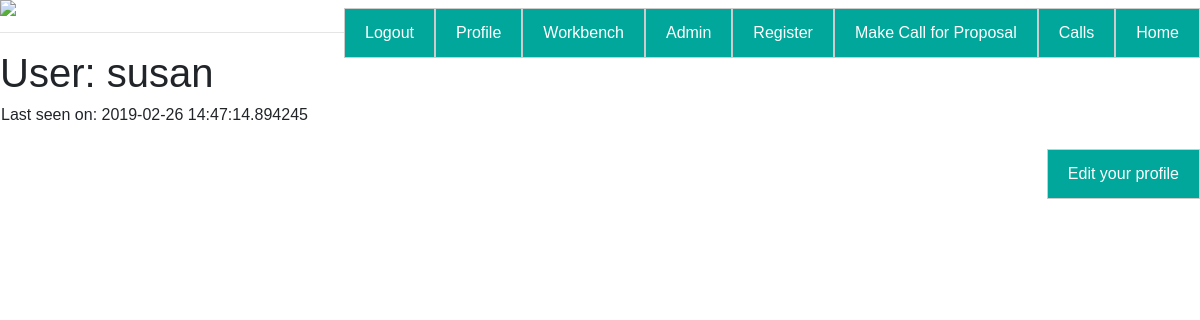
The page /profile/susan (signed in) on the database as committed earlier.
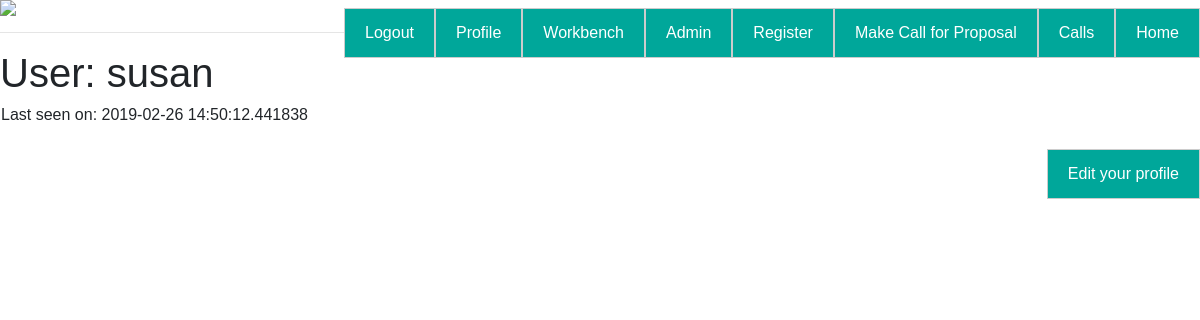
The same page on the database as committed later.
### app/models.py (models this page shows, shortened)
class User(db.Model, UserMixin):
    id = db.Column(db.Integer, primary_key=True)
    username = db.Column(db.String(64), index=True, unique=True)
    email = db.Column(db.String(120), index=True, unique=True)
    password_hash = db.Column(db.String(128))
    access = db.Column(db.Integer)
    proposals = db.relationship('Proposal', backref='author', lazy='dynamic')
    education_info = db.relationship("EducationInfo", backref="author", lazy="dynamic")
    employment = db.relationship("Employment", backref="author", lazy="dynamic")
    professional_studies = db.relationship("ProfessionalStudies", backref="author", lazy="dynamic")
    distinctions_and_awards = db.relationship("DistinctionsAndAwards", backref="author", lazy="dynamic")
    funding_diversification = db.relationship("FundingDiversification", backref="author", lazy="dynamic")
    team_members = db.relationship("TeamMembers", backref="author", lazy="dynamic")
    impacts = db.relationship("Impacts", backref="author", lazy="dynamic")
    innovations = db.relationship("Innovation",backref="author", lazy="dynamic")
    publications = db.relationship("Publication", backref="author", lazy="dynamic")
    presentations = db.relationship("Presentation", backref="author", lazy="dynamic")
    academic_collabs = db.relationship("AcademicCollabs", backref="author", lazy="dynamic")
    non_academic_collabs = db.relationship("NonAcademicCollabs", backref="author",lazy="dynamic")
    conferences = db.relationship("Conference", backref="author", lazy="dynamic")
    communications = db.relationship("Communications",backref="author",lazy="dynamic")
    funding_ratio = db.relationship("FundingRatio", backref="author",lazy="dynamic")
    public_engagement = db.relationship("PublicEngagement", backref="author",lazy="dynamic")
    about_me = db.Column(db.String(140))
    last_seen = db.Column(db.DateTime, default=datetime.utcnow())
    def is_admin(self):
        return self.access == 2

### app/routes.py (the view)
@app.route('/profile/<username>')
@login_required
def profile(username):
    user = User.query.filter_by(username=username).first_or_404()
    return render_template('profile.html', user=user, img=svg)

### app/models.py (called while the page is built)
@login.user_loader
def load_user(id):
    return User.query.get(int(id))

### app/routes.py (called while the page is built)
@app.before_request
def before_request():
    if current_user.is_authenticated:
        current_user.last_seen = datetime.utcnow()
        db.session.commit()

### app/templates/profile.html (shortened to what this page needs)
{% extends "base.html" %}
{% block content %}
    <h1>User: {{  user.username }}</h1>
    <table>
        <tr valign=""top>
            <td>
                {% if user.last_seen %}<p>Last seen on: {{ user.last_seen }}</p>{%  endif %}
            </td>
        </tr>
    </table>
    {%  if user == current_user %}
    <p><a href="{{  url_for('edit_profile') }}">Edit your profile</a></p>
    {% endif %}
{% endblock %}

### app/templates/base.html (shortened to what this page needs)
<html>
    <head>
      <link rel="stylesheet" href="https://maxcdn.bootstrapcdn.com/bootstrap/4.3.1/css/bootstrap.min.css">
        <link rel="stylesheet" href="{{  url_for('static', filename='css/style.css') }}">
    </head>
    <body>
        <div>
            <img src="{{ img }}">
            <a href="{{ url_for('index') }}">Home</a>
            <a href="{{ url_for('calls') }}">Calls</a>
            {% if current_user.is_anonymous %}
                <a href="{{ url_for('login') }}">Login</a>
            {% else %}
                {% if current_user.is_admin() %}
                    <a href="{{ url_for('makecall') }}">Make Call for Proposal</a>
                    <a href="{{ url_for('register') }}">Register</a>
                    <a href="{{ url_for('admin') }}">Admin</a>
                {% endif %}
                <a href="{{ url_for('workbench') }}">Workbench</a>
                <a href="{{  url_for('profile', username=current_user.username) }}">Profile</a>
                <a href="{{ url_for('logout') }}">Logout</a>
            {% endif %}
        </div>
        {% block content %}{% endblock %}
    </body>
</html>

### app/static/css/style.css (style rules this page uses)
body { font-family: Arial, Helvetica, sans-serif; }
a { float:right; background-color: #00A79A; color: white; padding: 2em 3em; margin: 8px 0; padding: 12px 20px; display: inline-block; border: 1px solid #ccc; box-sizing: border-box; cursor: pointer; text-decoration: none; }

Rows that differ between the two databases and show on the page:
changed User "susan": last_seen "2019-02-26 14:47:14.894245" → "2019-02-26 14:50:12.441838"
